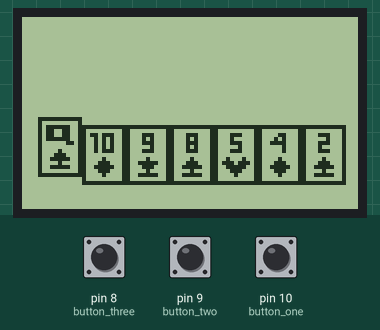
Recording of a sketch running on a simulated Arduino Uno, built with avr-gcc and run on an emulated ATmega328P. On the bench: 84×48 one-colour display. The test bench sets the inputs (shaded band); at power-on: pin 9 (button_two) HIGH, pin 8 (button_three) HIGH, pin 10 (button_one) HIGH. The display library's start-up logo is not drawn; random numbers use the default seed unless the sketch sets one.

Above: at 1.0 s.
1.3 s: pin 9 (button_two) pulled LOW for 0.15 s
At 1.72 s:
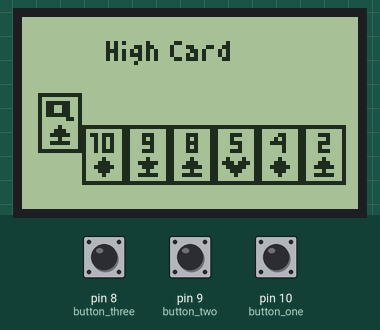
2.0 s: pin 9 (button_two) pulled LOW for 1 s
At 2.7 s:
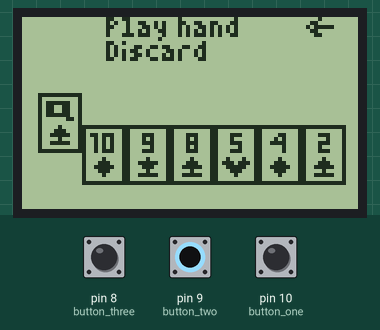
4.5 s: pin 8 (button_three) pulled LOW for 0.15 s
At 5.6 s:
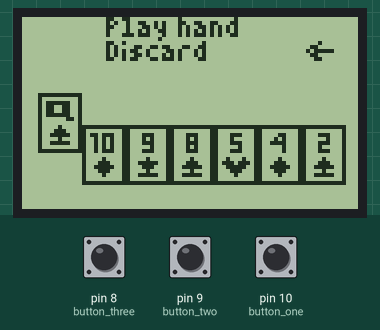
Timing chart, 0 to 7.5 s (numbered marks = the images above; inputs shaded):
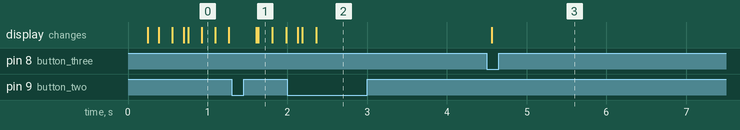

The sketch:

projekti.ino
```cpp
// Projektin on tehnyt Einari Mäkiranta osana KAMK:in projektiopintoja.

#include <SPI.h>
#include <avr/pgmspace.h>
#include <Adafruit_GFX.h>
#include <Adafruit_PCD8544.h>
#include <Fonts/TomThumb.h>

#define _USE_MATH_DEFINES
#include <math.h>
#include <assert.h>

enum CardFrame : uint8_t {
  CardFrame_Back     = 0,
  CardFrame_Front    = 1,
  CardFrame_Identity = 2,
};

#define CardFrameRows 15
#define CardFrameColumns 11

const uint16_t PROGMEM card_frames[2][15] {
  {
    0b11111111111,
    0b10011011001,
    0b01100100110,
    0b10011011001,
    0b01100100110,
    0b10011011001,
    0b01100100110,
    0b10011011001,
    0b01100100110,
    0b10011011001,
    0b01100100110,
    0b10011011001,
    0b01100100110,
    0b10011011001,
    0b11111111111,
  },
  {
    0b11111111111,
    0b10000000001,
    0b10000000001,
    0b10000000001,
    0b10000000001,
    0b10000000001,
    0b10000000001,
    0b10000000001,
    0b10000000001,
    0b10000000001,
    0b10000000001,
    0b10000000001,
    0b10000000001,
    0b10000000001,
    0b11111111111,
  },
};

enum CardRank : uint8_t {
  CardRank_2        = 0,
  CardRank_3        = 1,
  CardRank_4        = 2,
  CardRank_5        = 3,
  CardRank_6        = 4,
  CardRank_7        = 5,
  CardRank_8        = 6,
  CardRank_9        = 7,
  CardRank_10       = 8,
  CardRank_Jack     = 9,
  CardRank_Queen    = 10,
  CardRank_King     = 11,
  CardRank_Ace      = 12,
  CardRank_Identity = 13,
};

#define CardRankRows 5
#define CardRankColumns 8

const uint8_t PROGMEM card_ranks[13][5] {
  {
    0b00111000,
    0b00001000,
    0b00111000,
    0b00100000,
    0b00111000,
  },
  {
    0b00111000,
    0b00001000,
    0b00111000,
    0b00001000,
    0b00111000,
  },
  {
    0b00011000,
    0b00101000,
    0b01111000,
    0b00001000,
    0b00001000,
  },
  {
    0b00111000,
    0b00100000,
    0b00111000,
    0b00001000,
    0b00111000,
  },
  {
    0b00111000,
    0b00100000,
    0b00111000,
    0b00101000,
    0b00111000,
  },
  {
    0b00111000,
    0b00001000,
    0b00001000,
    0b00001000,
    0b00001000,
  },
  {
    0b00111000,
    0b00101000,
    0b00111000,
    0b00101000,
    0b00111000,
  },
  {
    0b00111000,
    0b00101000,
    0b00111000,
    0b00001000,
    0b00111000,
  },
  {
    0b01101110,
    0b00101010,
    0b00101010,
    0b00101010,
    0b00101110,
  },
  {
    0b00001100,
    0b00001100,
    0b00001100,
    0b01101100,
    0b00111100,
  },
  {
    0b11111100,
    0b11001100,
    0b11001100,
    0b11111100,
    0b00000110,
  },
  {
    0b11101100,
    0b01101100,
    0b01110000,
    0b01111100,
    0b01101100,
  },
  {
    0b01111100,
    0b01100100,
    0b01111100,
    0b01100100,
    0b01100100,
  },
};

enum CardSuit : uint8_t {
  CardSuit_Spade     = 0,
  CardSuit_Heart     = 1,
  CardSuit_Diamond   = 2,
  CardSuit_Club      = 3,
  CardSuit_Identity  = 4,
};

#define CardSuitSmallRows 5
#define CardSuitSmallColumns 7

const uint8_t PROGMEM card_suits_small[4][5] {
  {
    0b0001000,
    0b0011100,
    0b0111110,
    0b0001000,
    0b0111110,
  },
  {
    0b0100010,
    0b1110111,
    0b0111110,
    0b0011100,
    0b0001000,
  },
  {
    0b0001000,
    0b0011100,
    0b0111110,
    0b0011100,
    0b0001000,
  },
  {
    0b0001000,
    0b0111110,
    0b0011100,
    0b0001000,
    0b0111110,
  },
};

#define ArrowRows 5
#define ArrowColumns 7

const uint8_t PROGMEM left_arrow[5] {
  0b0001000,
  0b0110000,
  0b1011111,
  0b0110000,
  0b0011000,
};

enum class Hand : uint8_t {
  HighCard        = 0,
  Pair            = 1,
  TwoPair         = 2,
  ThreeOfAKind    = 3,
  Flush           = 4,
  FullHouse       = 5,
  Straight        = 6,
  FourOfAKind     = 7,
  StraightFlush   = 8,
  RoyalFlush      = 9,
  FiveOfAKind     = 10,
  FlushHouse      = 11,
  FlushFive       = 12,
  None            = 13,
};

struct HandInfo {
  const char* name;
  float mult;
  float chips;
};

HandInfo hands[13] {
  {
    .name = "High Card",
    .mult = 1,
    .chips = 15,
  },
  {
    .name = "Pair",
    .mult = 1,
    .chips = 25,
  },
  {
    .name = "Two Pair",
    .mult = 2,
    .chips = 30,
  },
  {
    .name = "Three of a Kind",
    .mult = 3,
    .chips = 40,
  },
  {
    .name = "Flush",
    .mult = 4,
    .chips = 40,
  },
  {
    .name = "Full House",
    .mult = 4,
    .chips = 40,
  },
  {
    .name = "Straight",
    .mult = 5,
    .chips = 50,
  },
  {
    .name = "Four of a Kind",
    .mult = 6,
    .chips = 50,
  },
  {
    .name = "Straight Flush",
    .mult = 8,
    .chips = 80,
  },
  {
    .name = "Royal Flush",
    .mult = 10,
    .chips = 100,
  },
  {
    .name = "Five of a Kind",
    .mult = 14,
    .chips = 120,
  },
  {
    .name = "Flush House",
    .mult = 16,
    .chips = 160,
  },
  {
    .name = "Flush Five",
    .mult = 18,
    .chips = 180,
  },
};

struct HandHistogram {
  uint8_t rankCounts[13] {};
  uint8_t suitCounts[13] {};
};

struct CardProperties {
  CardRank rank;
  CardSuit suit;
};

CardProperties deck[52] {};
uint8_t deckSize = 52;
uint8_t shuffledDeckIDs[52] {};
uint8_t shuffledDeckRemaining = 0;

void ShuffleDeck() {
  for (uint8_t i = 0; i < deckSize; i++) {
    shuffledDeckIDs[i] = i;
  }
  for (uint8_t i = 51; i > 0; i--) {
    uint8_t j = random(0, i + 1);
    uint8_t tmp = shuffledDeckIDs[i];
    shuffledDeckIDs[i] = shuffledDeckIDs[j];
    shuffledDeckIDs[j] = tmp;
  }
  shuffledDeckRemaining = deckSize;
}

// returns CardProperties index from deck
bool DrawRandomCard(uint8_t& outIndex) {
  if (shuffledDeckRemaining == 0) return false;
  outIndex = shuffledDeckIDs[--shuffledDeckRemaining];
  return true;
}

const uint8_t CLK = 6; // digital
const uint8_t DIN = 5; // digital
const uint8_t DC = 4; // digital
const uint8_t CE = 3; // digital
const uint8_t RST = 2; // digital

Adafruit_PCD8544 display = Adafruit_PCD8544(CLK, DIN, DC, CE, RST);

struct Button {
private:

  uint32_t _longPressTimer = 0; // milliseconds
  uint16_t _longPressTime;
  bool _wasDown = false;
  bool _wasLongPressed = false;
  uint8_t _pin;

public:

  enum PressType {
    None = 0,
    Short = 1,
    Long = 2,
  };

  Button(uint8_t digitalPin, uint16_t longPressTime)
      : _pin(digitalPin), _longPressTime(longPressTime) {
    pinMode(digitalPin, INPUT_PULLUP);
  }

  PressType WasPressed() {
    if (digitalRead(_pin) == HIGH) {
      _wasLongPressed = false;
      if (_wasDown && millis() - _longPressTimer < _longPressTime) {
        _wasDown = false;
        _longPressTimer = millis();
        return Short;
      }
      _longPressTimer = millis();
      return None;
    }
    if (!_wasLongPressed && millis() - _longPressTimer > _longPressTime) {
      _wasDown = false;
      _wasLongPressed = true;
      return Long;
    }
    if (!_wasLongPressed) {
      _wasDown = true;
    }
    return None;
  }
};

struct UIButton {
private:

  const char* text;

public:

  UIButton(const char* text)
    : text(text) {}

  void Draw(uint16_t left, uint16_t top) {
    display.setCursor(left, top);
    display.print(text);
  }
};

float Clamp(float v, float x, float y) {
  v = v < x ? x : v;
  return v > y ? y : v;
}

template <typename T>
struct Vec  {

  T x, y;

  Vec Rotated(float r) {
    float c = cos(r);
    float s = sin(r);
    Vec res {
      x * c - y * s,
      x * s + y * c,
    };
    return res;
  }

  static Vec Lerp(Vec a, Vec b, float t) {
    return { a.x * (1.0f - t) + b.x * t, a.y * (1.0f - t) + b.y * t };
  }
};

void DrawSprite16(uint16_t left, uint16_t top, uint16_t* sprite PROGMEM, uint8_t rows, uint8_t columns) {
  for (uint8_t i = 0; i < rows; i++) {
    uint16_t bits = pgm_read_word(sprite + i);
    uint8_t x = left;
    for (int16_t j = columns - 1; j >=0; j--) {
      if (bits & (1 << j)) {
        display.drawPixel(x, top, BLACK);
      }
      ++x;
    }
    ++top;
  }
}

void DrawSprite8(uint16_t left, uint16_t top, uint8_t* sprite PROGMEM, uint8_t rows, uint8_t columns) {
  for (uint8_t i = 0; i < rows; i++) {
    uint8_t bits = pgm_read_byte(sprite + i);
    uint8_t x = left;
    for (int16_t j = columns - 1; j >=0; j--) {
      if (bits & (1 << j)) {
        display.drawPixel(x, top, BLACK);
      }
      ++x;
    }
    ++top;
  }
}


struct Card {

  uint8_t id;
  CardFrame frame;
  Vec<float> position;
  bool selected;

  void Draw() const {
    uint16_t left = ceil(position.x);
    uint16_t top = ceil((float)display.height() - position.y);
    DrawSprite16(left, top, card_frames[frame], CardFrameRows, CardFrameColumns);
    CardProperties& properties = deck[id];
    if (frame == CardFrame_Back) {
      return;
    }
    DrawSprite8(left + 1 + 1 * (properties.rank != CardRank_10),
      top + 2, card_ranks[properties.rank], CardRankRows, CardRankColumns);
    DrawSprite8(left + 2, top + 8, card_suits_small[properties.suit], CardSuitSmallRows, CardSuitSmallColumns);
  }
};

template <uint8_t Count_T>
struct CardSet {
private:

  Card _cards[Count_T] = {};
  Vec<int> _center;
  float _hoveredCardT = 0.0f;
  int16_t _hoveredCard = -1;
  uint8_t _count = Count_T;
  uint8_t _selectedCount = 0;

public:

  CardSet(Vec<int> center) : _center(center) {
    memset(_cards, 0, Count_T * sizeof(Card));
    for (uint32_t i = 0; i < _count; i++) {
      _cards[i].position = { _center.x, center.y };
    }
  }

  ~CardSet() {}

  void Draw() const {
    for (uint8_t i = 0; i < _count; i++) {
      _cards[i].Draw();
    }
  }

  uint8_t Count() const {
    return _count;
  }

  uint8_t SelectedCount() const {
    return _selectedCount;
  }

  void SetCardProperties(uint16_t index, CardRank rank, CardSuit suit) {
    if (index >= _count) {
      return;
    }
    assert(rank <= CardRank_Identity);
    assert(suit <= CardSuit_Identity);
    CardProperties& card = deck[_cards[index].id];
    if (rank != CardRank_Identity) {
      card.rank = rank;
    }
    if (suit != CardSuit_Identity) {
      card.suit = suit;
    }
  }

  void SetCardFrame(uint16_t index, CardFrame frame) {
    if (index >= _count) {
      return;
    }
    assert(frame <= CardFrame_Identity);
    Card& card = _cards[index];
    card.frame = frame;
  }

  void SetActive() {
    _hoveredCard = 0;
    _hoveredCardT = 0.0f;
  }

  void SetInactive() {
    _hoveredCard = -1;
  }

  void GoRight() {
    if (_hoveredCard != -1) {
      _hoveredCard = ((_hoveredCard + 1) % _count);
      _hoveredCardT = 0.0f;
    }
  }

  void GoLeft() {
    if (_hoveredCard != -1) {
      _hoveredCard = _hoveredCard ? ((_hoveredCard - 1) % _count) : _count - 1;
      _hoveredCardT = 0.0f;
    }
  }

  void SelectCard() {
    if (_hoveredCard == -1) {
      return;
    }
    Card& card = _cards[_hoveredCard];
    if (!card.selected && _selectedCount < 5) {
      card.selected = true;
      ++_selectedCount;
      _hoveredCardT = 0;
    }
    else if (card.selected) {
      assert(_selectedCount);
      card.selected = false;
      --_selectedCount;
      _hoveredCardT = M_PI;
    }
  }

  void DeselectAll() {
    for (Card& card : _cards) {
      card.selected = false;
    }
    _selectedCount = 0;
  }

  void GetSelected(uint8_t& outCount, uint8_t (&outIndices)[5]) {
    outCount = 0;
    for (Card& card : _cards) {
      if (card.selected) {
        outIndices[outCount++] = card.id;
      }
    }
  }

  void SortCards() {
    for (uint8_t i = 1; i < _count; i++) {
      Card key = _cards[i];
      int8_t j = i - 1;
      while (j >= 0 && deck[_cards[j].id].rank < deck[key.id].rank) {
        _cards[j + 1] = _cards[j];
        j--;
      }
      _cards[j + 1] = key;
    }
  }

  void RemoveCard(uint8_t index) {
    for (uint8_t i = index; i < _count - 1; i++) {
      _cards[i] = _cards[i + 1];
    }
    --_count;
    if (_count == 0) {
      _hoveredCard = -1;
    }
    else {
      _hoveredCard = 0;
    }
  }

  void RedrawSelected() {
    for (uint8_t i = 0; i < _count; i++) {
      Card& card = _cards[i];
      if (card.selected) {
        card.selected = false;
        if (!DrawRandomCard(card.id)) {
          RemoveCard(i);
          --i;
        }
      }
    }
    _selectedCount = 0;
  }

  bool DrawRandomCards() {
    for (uint16_t i = 0; i < _count; i++) {
      Card& card = _cards[i];
      if (!DrawRandomCard(card.id)) {
        RemoveCard(i);
      }
    }
  }

  void UpdatePositions() {
    Vec<float> p = {
        _center.x - (_count * 0.5f * CardFrameColumns),
        _center.y + (CardFrameRows >> 1),
    };
    for (uint32_t i = 0; i < _count; i++) {
      Card& card = _cards[i];
      Vec<float> tp = p;
      if (_hoveredCard == i) {
        if (card.selected) {
          tp.y += 8 + (cos(_hoveredCardT) + 1.0f) * 2.0f;
        }
        else {
          tp.y += 2 + (cos(_hoveredCardT) + 1.0f) * 2;
        }
        _hoveredCardT = fmod(_hoveredCardT + 0.5f, M_PI * 2.0f);
      }
      else if (card.selected) {
        tp.y += 8;
      }
      card.position = Vec<float>::Lerp(
        {
          abs(card.position.x - tp.x) < 1.15f ? tp.x : card.position.x,
          abs(card.position.y - tp.y) < 1.15f ? tp.y : card.position.y,
        },
        tp, 0.5f);
      p.x += CardFrameColumns;
    }
  }
};

Button button_one(10, 0); // initialize button one at digital pin 10
Button button_two(9, 300); // initialize button two at digital pin 9
Button button_three(8, 0); // initialize button three at digital pin 8

const float tao = M_PI * 2;

const Vec<int16_t> display_center = { display.width() >> 1, display.height() >> 1 };

void DrawLine(int x0, int y0, float rot, int length, uint16_t color = BLACK) {
  display.drawLine(x0, y0,
    x0 + length * cos(rot), y0 + length * sin(rot),
    color
  );
}

CardSet<7> card_set({ display_center.x, display_center.y - 10 });

UIButton play_hand_button("Play hand");
UIButton discard_hand_button("Discard");

void setup()   {
  randomSeed(analogRead(A0));
  display.begin();
  display.setFont(&TomThumb);
  display.setContrast(60);
  display.display();
  display.clearDisplay();
  card_set.SetActive();
  for (uint16_t i = 0; i < 4; i++) {
    for (uint16_t j = 0; j < 13; j++) {
      CardProperties& card = deck[i * 13 + j];
      card.suit = i;
      card.rank = j;
    }
  }
  ShuffleDeck();
  card_set.DrawRandomCards();
  for (uint16_t i = 0; i < card_set.Count(); i++) {
    card_set.SetCardFrame(i, CardFrame_Front);
  }
}

enum class RoundMenu {
  Hand,
  PlayDiscard,
};

RoundMenu round_menu = RoundMenu::Hand;

enum HandResult : uint8_t {
  None = 0,
  Victory = 1,
  Loss = 2,
};

Hand GetCurrentHand() {
  uint8_t cardCount;
  uint8_t cards[5];
  card_set.GetSelected(cardCount, cards);
  if (cardCount == 0) {
    return Hand::None;
  }
  uint8_t rankCounts[13] {};
  uint8_t suitCounts[4] {};
  for (uint8_t i = 0; i < cardCount; i++) {
    CardProperties& card = deck[cards[i]];
    rankCounts[card.rank]++;
    suitCounts[card.suit]++;
  }
  bool hasFlush = false;
  for (uint8_t i = 0; i < 4; i++) {
    if (suitCounts[i] >= 5) {
      hasFlush = true;
      break;
    }
  }
  bool hasFiveOfAKind = false;
  bool hasFourOfAKind = false;
  CardRank threeOfAKindRank = CardRank_Identity;
  uint8_t pairCount = 0;
  for (uint8_t i = 0; i < 13; i++) {
    if (rankCounts[i] >= 4) {
      hasFiveOfAKind = rankCounts[i] == 5;
      hasFourOfAKind = true;
      break;
    }
    if (rankCounts[i] == 3) {
      threeOfAKindRank = i;
    }
    if (rankCounts[i] == 2) {
      ++pairCount;
    }
  }
  if (hasFiveOfAKind) {
    if (hasFlush) {
      return Hand::FlushFive;
    }
    return Hand::FiveOfAKind;
  }
  if (hasFourOfAKind) {
    return Hand::FourOfAKind;
  }
  if (threeOfAKindRank != CardRank_Identity) {
    if (pairCount == 1) { // is full house
      if (hasFlush) {
        return Hand::FlushHouse;
      }
      return Hand::FullHouse;
    }
    return Hand::ThreeOfAKind;
  }
  if (pairCount == 2) {
    return Hand::TwoPair;
  }
  if (pairCount == 1) {
    return Hand::Pair;
  }
  // detect straight
  bool hasStraight = false;
  bool isRoyal = false;
  for (uint8_t i = 0; i < 9; i++) {
    hasStraight = true;
    uint8_t jEnd = i + 5;
    for (uint8_t j = i; j < jEnd; j++) {
      if (rankCounts[j] == 0) {
        hasStraight = false;
        break;
      }
    }
    if (hasStraight) {
      if (i == 8) { // 10 to Ace straight
        isRoyal = true;
      }
      break;
    }
  }
  // detect Ace -> 5 straight
  if (!hasStraight) {
    hasStraight = true;
    for (uint8_t i = 0; i < 4; i++) {
      if (rankCounts[i] == 0) {
        hasStraight = false;
      }
    }
    hasStraight = hasStraight && rankCounts[CardRank_Ace] != 0;
  }
  if (hasStraight) {
    if (hasFlush) {
      if (isRoyal) {
        return Hand::RoyalFlush;
      }
      return Hand::StraightFlush;
    }
    return Hand::Straight;
  }
  if (hasFlush) {
    return Hand::Flush;
  }
  return Hand::HighCard;
}

uint8_t PlayCurrentHand() {
  return HandResult::None;
}

void loop() {
  display.clearDisplay();
  HandResult res = None;
  if (round_menu == RoundMenu::Hand) {
    Hand hand = GetCurrentHand();
    if (card_set.SelectedCount()) {
      display.setCursor(display_center.x / 2, 11);
      display.print(hands[(uint8_t)hand].name);
    }
    if (button_one.WasPressed()) {
      card_set.GoRight();
    }
    else if (button_three.WasPressed()) {
      card_set.GoLeft();
    }
    auto b2_press = button_two.WasPressed();
    if (b2_press == Button::Long && card_set.SelectedCount()) {
      round_menu = RoundMenu::PlayDiscard;
      card_set.SetInactive();
    }
    else if (b2_press == Button::Short) {
      card_set.SelectCard();
    }
  }
  else {
    static uint8_t arrow_pos = 0;
    uint16_t x = display_center.x / 2;
    play_hand_button.Draw(x, 5);
    discard_hand_button.Draw(x, 11);
    if (!arrow_pos) {
      DrawSprite8(x + 50, 0, left_arrow, ArrowRows, ArrowColumns);
    }
    else {
      DrawSprite8(x + 50, 6, left_arrow, ArrowRows, ArrowColumns);
    }
    if (button_one.WasPressed() || button_three.WasPressed()) {
      arrow_pos = !arrow_pos;
    }
    auto b2_press = button_two.WasPressed();
    if (b2_press == Button::Short) {
      if (!arrow_pos) {
        res = PlayCurrentHand();
      }
      else {
        card_set.RedrawSelected();
      }
      round_menu = RoundMenu::Hand;
      card_set.SetActive();
    }
    else if (b2_press) {
      round_menu = RoundMenu::Hand;
      card_set.SetActive();
    }
  }
  card_set.SortCards();
  card_set.UpdatePositions();
  card_set.Draw();
  display.display();
  switch (res) {
    case None:
      break;
    case Victory:
      break;
    case Loss:
      break;
  };
}
```

Measured:
- after the input at 4.5 s, the display: changes after 0.06 s (image 3)
